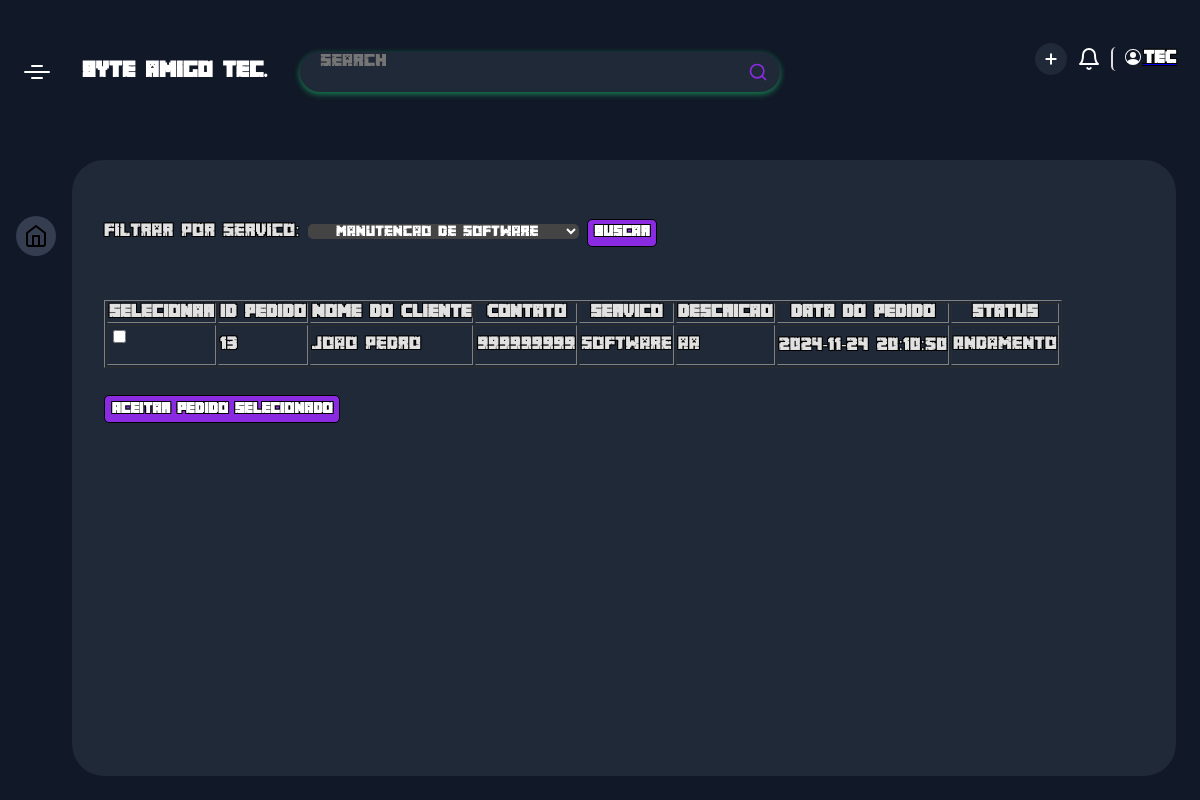
Screenshot of /tecnico.php?servico=software with the database file from the repository.
### tables this page shows
CREATE TABLE `pedidos` (
  `id` int(11) NOT NULL,
  `ID_usuario` int(11) DEFAULT NULL,
  `servico` varchar(50) NOT NULL,
  `descricao` text DEFAULT NULL,
  `data_pedido` timestamp NOT NULL DEFAULT current_timestamp(),
  `ID_tecnico` int(11) DEFAULT NULL,
  `Status` varchar(30) NOT NULL
);

CREATE TABLE `usuario` (
  `ID_usuario` int(255) NOT NULL,
  `Nome` varchar(255) DEFAULT NULL,
  `Email` varchar(255) NOT NULL,
  `telefone` int(11) DEFAULT NULL,
  `Administrator` bit(1) DEFAULT NULL,
  `senha` varchar(255) NOT NULL
);

### tecnico.php (the view, shortened to what this page needs)
<?php
include 'conectar.php';
$servicoFiltro = $_GET['servico'] ?? '';
$query = "
    SELECT
        pedidos.id,
        usuario.Nome,
        usuario.telefone,
        pedidos.status,
        pedidos.servico,
        pedidos.ID_usuario,
        pedidos.data_pedido,
        pedidos.descricao
    FROM
        pedidos
    INNER JOIN
        usuario ON pedidos.ID_usuario = usuario.ID_usuario
    WHERE 1=1
";
$params = [];
if (!empty($servicoFiltro)) {
    $query .= " AND pedidos.servico = ?";
    $params[] = $servicoFiltro;
}
$query .= " ORDER BY pedidos.data_pedido DESC";
$stmt = $pdo->prepare($query);
$stmt->execute($params);
$pedidos = $stmt->fetchAll();
?>
<!DOCTYPE html>
<html lang="en">
<head>
    <link rel="stylesheet" href="./css/dashboard.css">
    <link rel="stylesheet" href="./css/button.css">
</head>
<body>
    <div class="app-container">
        <div class="app-header">
        <div class="app-header-left">
        <span class="app-icon"></span>
        <p class="app-name">byte amigo tec.</p>
        <div class="search-wrapper">
        <input class="search-input" type="text" placeholder="Search">
        <svg xmlns="http://www.w3.org/2000/svg" width="20" height="20" fill="none" stroke="currentColor" stroke-linecap="round" stroke-linejoin="round" stroke-width="2" class="feather feather-search" viewBox="0 0 24 24">
        <defs></defs>
        <circle cx="11" cy="11" r="8"></circle>
        <path d="M21 21l-4.35-4.35"></path>
        </svg>
        </div>
        </div>
        <div class="app-header-right">
        <button class="add-btn" title="Add New Project">
        <svg class="btn-icon" xmlns="http://www.w3.org/2000/svg" width="16" height="16" viewBox="0 0 24 24" fill="none" stroke="currentColor" stroke-width="3" stroke-linecap="round" stroke-linejoin="round" class="feather feather-plus">
        <line x1="12" y1="5" x2="12" y2="19" />
        <line x1="5" y1="12" x2="19" y2="12" /></svg>
        </button>
        <button class="notification-btn">
        <svg xmlns="http://www.w3.org/2000/svg" width="24" height="24" viewBox="0 0 24 24" fill="none" stroke="currentColor" stroke-width="2" stroke-linecap="round" stroke-linejoin="round" class="feather feather-bell">
        <path d="M18 8A6 6 0 0 0 6 8c0 7-3 9-3 9h18s-3-2-3-9" />
        <path d="M13.73 21a2 2 0 0 1-3.46 0" /></svg>
        </button>
        <a href="editcar.php"><button   class="profile-btn">
        <span>TEC</span>
        </button></a>
        </div>
        </div>
        <div class="app-content">
        <div class="app-sidebar">
        <a href="" class="app-sidebar-link active">
        <svg xmlns="http://www.w3.org/2000/svg" width="24" height="24" viewBox="0 0 24 24" fill="none" stroke="currentColor" stroke-width="2" stroke-linecap="round" stroke-linejoin="round" class="feather feather-home">
        <path d="M3 9l9-7 9 7v11a2 2 0 0 1-2 2H5a2 2 0 0 1-2-2z" />
        <polyline points="9 22 9 12 15 12 15 22" /></svg>
        </a>
        </div>
        <div class="projects-section">
    <form method="GET" action="tecnico.php">
        <label for="servico">Filtrar por Servico:</label>
        <select class="" id="servico" name="servico">
            <option value="software" <?php if ($servicoFiltro == 'software') echo 'selected'; ?>>Manutencao de Software</option>
        </select>
        <button type="submit">Buscar</button>
    </form>
    <form action="alterar_status.php" method="POST">
        <table border="1">
            <thead>
                <tr>
                    <th>Selecionar</th>
                    <th>ID Pedido</th>
                    <th>Nome do Cliente</th>
                    <th>Contato</th>
                    <th>Servico</th>
                    <th>Descricao</th>
                    <th>Data do Pedido</th>
                    <th>Status</th>
                </tr>
            </thead>
            <tbody>
                <?php foreach ($pedidos as $pedido): ?>
                <tr>
                    <td><input type="checkbox" name="pedidos_selecionados[]" value="<?php echo $pedido['id']; ?>"></td>
                    <td><?= htmlspecialchars($pedido['id']) ?></td>
                    <td><?= htmlspecialchars($pedido['Nome']) ?></td>
                    <td><?= htmlspecialchars($pedido['telefone']) ?></td>
                    <td><?= htmlspecialchars($pedido['servico']) ?></td>
                    <td><?= htmlspecialchars($pedido['descricao']) ?></td>
                    <td><?= htmlspecialchars($pedido['data_pedido']) ?></td>
                    <td><?= htmlspecialchars($pedido['status']) ?></td>
                </tr>
                <?php endforeach; ?>
            </tbody>
        </table>
         <button type="submit">Aceitar Pedido Selecionado</button>
    </form>
</body>
</html>

### css/dashboard.css (style rules this page uses)
* { box-sizing: border-box; font-family: 'minecraft'; }
:root { --app-container: #2600ff; --app-container: #111827; --main-color: #fff; --secondary-color: rgba(255, 255, 255, .8); --projects-section: #1f2937; --link-color: rgba(255, 255, 255, .8); --link-color-hover: rgba(195, 207, 244, 0.1); --link-color-active-bg: rgba(195, 207, 244, 0.2); --button-bg: #1f2937; --search-area-bg: #1f2937; --message-box-hover: #243244; --message-box-border: rgba(255, 255, 255, .1); --star: #ffd92c; --light-font: rgba(255, 255, 255, .8); --more-list-bg: #ffffff; --more-list-bg-hover: rgba(195, 207, 244, 0.1); --more-list-shadow: rgba(195, 207, 244, 0.1); --message-btn: rgba(195, 207, 244, 0.1); }
html, body { width: 100%; height: 100vh; margin: 0; }
body { font-family: 'minecraft', sans-serif; overflow: hidden; display: flex; justify-content: center; background-color: var(--app-container); }
button, a { cursor: pointer; }
.app-container { width: 100%; display: flex; flex-direction: column; height: 100%; background-color: var(--app-container); transition: 0.2s; max-width: 1800px; }
.app-container button, .app-container input, .app-container optgroup, .app-container select, .app-container textarea { font-family: 'minecraft', sans-serif; }
.app-content { display: flex; height: 100%; overflow: hidden; padding: 16px 24px 24px 0; }
.app-header { display: flex; justify-content: space-between; align-items: center; width: 100%; padding: 16px 24px; position: relative; }
.app-header-left, .app-header-right { display: flex; align-items: center; }
.app-header-left { flex-grow: 1; }
.app-header-right button { margin-left: 10px; }
.app-icon { width: 26px; height: 2px; border-radius: 4px; background-color: var(--main-color); position: relative; }
.app-icon:before, .app-icon:after { content: ''; position: absolute; width: 12px; height: 2px; border-radius: 4px; background-color: var(--main-color); left: 50%; transform: translatex(-50%); }
.app-icon:before { top: -6px; }
.app-icon:after { bottom: -6px; }
.app-name { color: var(--main-color); margin: 0; font-size: 20px; line-height: 24px; font-weight: 700; margin: 0 32px; }
.search-wrapper { border-radius: 20px; background-color: var(--search-area-bg); padding-right: 12px; height: 40px; display: flex; justify-content: space-between; align-items: center; width: 100%; max-width: 480px; color: blueviolet; box-shadow: 0 2px 6px 0 #198754; overflow: hidden; }
.search-input { border: none; flex: 1; outline: none; height: 100%; padding: 0 20px; font-size: 16px; background-color: var(--search-area-bg); color: var(--main-color); }
.search-input:placeholder { color: var(--main-color); opacity: 0.6; }
.add-btn { color: #fff; background-color: var(--button-bg); padding: 0; border: 0; border-radius: 50%; width: 32px; height: 32px; display: flex; align-items: center; justify-content: center; }
.notification-btn { color: var(--main-color); padding: 0; border: 0; background-color: transparent; height: 32px; display: flex; justify-content: center; align-items: center; }
.profile-btn { padding: 0; border: 0; background-color: transparent; display: flex; align-items: center; padding-left: 12px; border-left: 2px solid #ddd; }
.profile-btn span { color: var(--main-color); font-size: 16px; line-height: 24px; font-weight: 700; }
.app-sidebar { padding: 40px 16px; display: flex; flex-direction: column; align-items: center; }
.app-sidebar-link { color: var(--main-color); color: var(--link-color); margin: 16px 0; transition: 0.2s; border-radius: 50%; flex-shrink: 0; width: 40px; height: 40px; display: flex; justify-content: center; align-items: center; }
.app-sidebar-link.active { background-color: var(--link-color-active-bg); color: var(--link-color-active); }
.projects-section { flex: 2; background-color: var(--projects-section); border-radius: 32px; padding: 32px 32px 0 32px; overflow: hidden; height: 100%; display: flex; flex-direction: column; }

### rows the page displays
pedidos: id "13", ID_usuario.Nome "Joao Pedro", ID_usuario.telefone "999999999", servico "software", descricao "aa", data_pedido "2024-11-24 20:10:50", Status "Andamento"
